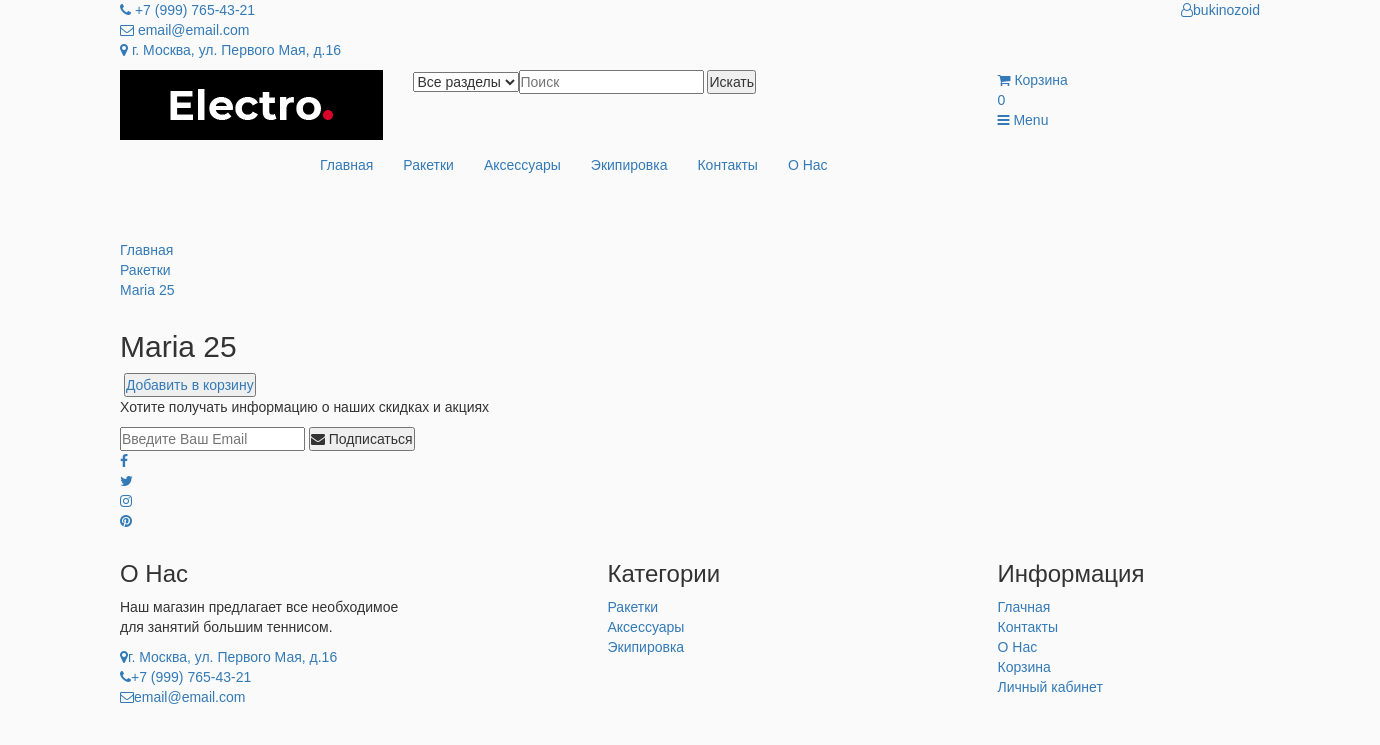
/product/maria-25 (signed in), run on the app's committed database.
### shop/models.py (models this page shows, shortened)
class Cart(models.Model):
    item = models.ManyToManyField(CartItem, blank=True)
    cart_total = models.DecimalField(max_digits=9, decimal_places=2, default=0.00)

class Category(models.Model):
    name = models.CharField(max_length=64)
    image = models.ImageField(upload_to=image_folder)
    slug = models.SlugField(blank=True)
    def __str__(self):
        return self.name

class Product(models.Model):
    category = models.ForeignKey(Category, on_delete=models.DO_NOTHING)
    brand = models.ForeignKey(Brand, on_delete=models.DO_NOTHING)
    title = models.CharField(max_length=128)
    slug = models.SlugField(unique=True, default='')
    description = models.TextField()
    image = models.ImageField(upload_to=image_folder)
    price = models.DecimalField(max_digits=9, decimal_places=2)   # max_digits количество знаков ;  decimal_places после запятой
    available = models.BooleanField(default=True)

### shop/views.py (the view)
# urls.py: path('product/<slug:product_slug>', product_view, name='product_detail'),
@login_required
def product_view(request, product_slug):
    try:
        cart_id = request.session['cart_id']
        cart = Cart.objects.get(id=cart_id)
        request.session['total'] = cart.item.count()
    except:
        cart = Cart()
        cart.save()
        cart_id = cart.id
        request.session['cart_id'] = cart_id
        cart = Cart.objects.get(id=cart_id)
    product = Product.objects.get(slug=product_slug)
    categories = Category.objects.all()
    context = {
        'product': product,
        'categories': categories,
        'cart': cart,
    }
    return render(request, 'shop/product.html', context)

### shop/models.py (called while the page is built)
    def __str__(self):
        return self.name

### shop/templates/shop/product.html (shortened to what this page needs)
{% extends 'base.html' %}
{% block breadcrumb %}
    <li><a href="../category/{{ product.category.slug }}">{{ product.category }}</a></li>
    <li><a href={{ product.slug }}>{{ product.title }}</a></li>
{% endblock %}
{% block main %}
    <h2>{{ product.title }}</h2>
    {% if request.user.is_authenticated %}
        <a href="{% url 'shop:add_to_cart' product_slug=product.slug %}" class='add_to_cart' data-slug="{{ product.slug }}"><button>Добавить в корзину</button></a>
    {% else %}
        <p class='text-center'>Заказывать товар могут только зарегистрированные пользователи
        <a href="{% url 'shop:login' %}" class='text-center'>Войдите</a> или <a href="{% url 'shop:registration' %}" class='text-center'>зарегистрируйтесь</a></p>
    {% endif %}
{% endblock %}

### templates/base.html (shortened to what this page needs)
{% load static %}
<!DOCTYPE html>
<html lang="en">
	<head>
 		<link type="text/css" rel="stylesheet" href="{% static 'css/bootstrap.min.css' %}"/>
 		<link type="text/css" rel="stylesheet" href="{% static 'css/slick.css' %}"/>
 		<link type="text/css" rel="stylesheet" href="{% static 'css/slick-theme.css' %}"/>
 		<link type="text/css" rel="stylesheet" href="{% static 'css/nouislider.min.css' %}"/>
 		<link rel="stylesheet" href="{% static 'css/font-awesome.min.css' %}"/>
 		<link type="text/css" rel="stylesheet" href="{% static 'css/style.css' %}"/>
    </head>
	<body>
		<header>
			<div id="top-header">
				<div class="container">
					<ul class="header-links pull-left">
						<li><a href="{% url 'shop:contact' %}"><i class="fa fa-phone"></i> +7 (999) 765-43-21</a></li>
						<li><a href="{% url 'shop:contact' %}"><i class="fa fa-envelope-o"></i> email@email.com</a></li>
						<li><a href="{% url 'shop:contact' %}"><i class="fa fa-map-marker"></i> г. Москва, ул. Первого Мая, д.16</a></li>
                    </ul>
                    <ul class="header-links pull-right">
                        <li>
                            {% if not request.user.is_authenticated %}
                                <a href="{% url 'shop:registration' %}"><i class="fa fa-user-o"></i>Гость</a>
                            {% else %}
                                <a href="{% url 'shop:account' %}"><i class="fa fa-user-o"></i>{{ request.user }}</a>
                            {% endif %}
                        </li>
                    </ul>
                </div>
            </div>
            <div id="header">
				<div class="container">
					<div class="row">
						<div class="col-md-3">
							<div class="header-logo">
								<a href="{% url 'shop:base' %}" class="logo">
									<img src="{% static 'img/logo.png' %}" alt="">
								</a>
							</div>
						</div>
						<div class="col-md-6">
							<div class="header-search">
								<form>
                                    <select class="input-select">
                                        <option value="0">Все разделы</option>
                                    <input class="input" placeholder="Поиск">
                                    <button class="search-btn">Искать</button>
								</form>
							</div>
						</div>
						<div class="col-md-3 clearfix">
							<div class="header-ctn">
								<div>
									<a href="{% url 'shop:cart' %}">
										<i class="fa fa-shopping-cart"></i>
										<span>Корзина</span>
                                        <div class="qty">{{ cart.item.count }}</div>
									</a>
								</div>
								<div class="menu-toggle">
									<a href="#">
										<i class="fa fa-bars"></i>
										<span>Menu</span>
									</a>
								</div>
							</div>
						</div>
					</div>
				</div>
			</div>
		</header>
		<nav id="navigation">
			<div class="container">
				<div id="responsive-nav">
					<ul class="main-nav nav navbar-nav">
						<li class="active"><a href="../">Главная</a></li>
                        {% for category in categories %}
                            <li><a href="/category/{{ category.slug }}">{{ category.name }}</a></li>
                        {% endfor %}
						<li><a href="{% url 'shop:contact' %}">Контакты</a></li>
						<li><a href="{% url 'shop:about' %}">О Нас</a></li>
					</ul>
				</div>
			</div>
		</nav>
		<div id="breadcrumb" class="section">
			<div class="container">
				<div class="row">
					<div class="col-md-12">
						<ul class="breadcrumb-tree">
							<li><a href="{% url 'shop:base' %}">Главная</a></li>
                            {% block breadcrumb %}{% endblock %}
						</ul>
					</div>
				</div>
			</div>
		</div>
		<div class="section">
			<div class="container">
                <div>{% block main %}Main{% endblock %}</div>
			</div>
		</div>
		<div id="newsletter" class="section">
			<div class="container">
				<div class="row">
					<div class="col-md-12">
						<div class="newsletter">
							<p>Хотите получать информацию о наших скидках и акциях</p>
							<form>
								<input class="input" type="email" placeholder="Введите Ваш Email">
								<button class="newsletter-btn"><i class="fa fa-envelope"></i> Подписаться</button>
							</form>
							<ul class="newsletter-follow">
								<li>
									<a href="https://www.facebook.com/"><i class="fa fa-facebook"></i></a>
								</li>
								<li>
									<a href="https://twitter.com/"><i class="fa fa-twitter"></i></a>
								</li>
								<li>
									<a href="https://www.instagram.com/"><i class="fa fa-instagram"></i></a>
								</li>
								<li>
									<a href="https://www.pinterest.ru/"><i class="fa fa-pinterest"></i></a>
								</li>
							</ul>
						</div>
					</div>
				</div>
			</div>
        </div>
		<footer id="footer">
			<div class="section">
				<div class="container">
					<div class="row">
						<div class="col-lg-5 col-xs-6">
							<div class="footer">
								<h3 class="footer-title"> О Нас</h3>
								<p>Наш магазин предлагает все необходимое <br/> для занятий большим теннисом.</p>
								<ul class="footer-links">
									<li><a href="#"><i class="fa fa-map-marker"></i>г. Москва, ул. Первого Мая, д.16</a></li>
									<li><a href="#"><i class="fa fa-phone"></i>+7 (999) 765-43-21</a></li>
									<li><a href="#"><i class="fa fa-envelope-o"></i>email@email.com</a></li>
								</ul>
							</div>
						</div>
                        <div class="col-lg-4 col-xs-6">
                            <div class="footer">
                                <h3 class="footer-title">Категории</h3>
                                <ul class="footer-links">
                                    {% for category in categories %}
                                        <li><a href="/category/{{ category.slug }}">{{ category.name }}</a></li>
                                    {% endfor %}
                                </ul>
                            </div>
                        </div>
						<div class="col-md-3 col-xs-6">
							<div class="footer">
								<h3 class="footer-title">Информация</h3>
								<ul class="footer-links">
									<li><a href="/">Глачная</a></li>
									<li><a href="{% url 'shop:contact' %}">Контакты</a></li>
									<li><a href="{% url 'shop:about' %}">О Нас</a></li>
									<li><a href="{% url 'shop:cart' %}">Корзина</a></li>
									<li><a href="{% url 'shop:about' %}">Личный кабинет</a></li>
								</ul>
							</div>
						</div>
					</div>
				</div>
			</div>
		</footer>
	</body>
</html>

### static/css/style.css (style rules this page uses)
* { margin: 0; padding: 0; }
a { text-decoration: none; }
li { text-decoration: none; list-style: none; }
body { background: #fafafa; font-family: 'Raleway', sans-serif; }
.logo { background: #000; width: 100%; display: flex; justify-content: center; }
nav { margin: auto; width: 800px; height: 100px; }

### data on the page
Category: name "Ракетки"
Category: name "Аксессуары"
Category: name "Экипировка"
Product: category "Ракетки", title "Maria 25"

### other printed values
{{ request.user }} "bukinozoid"
